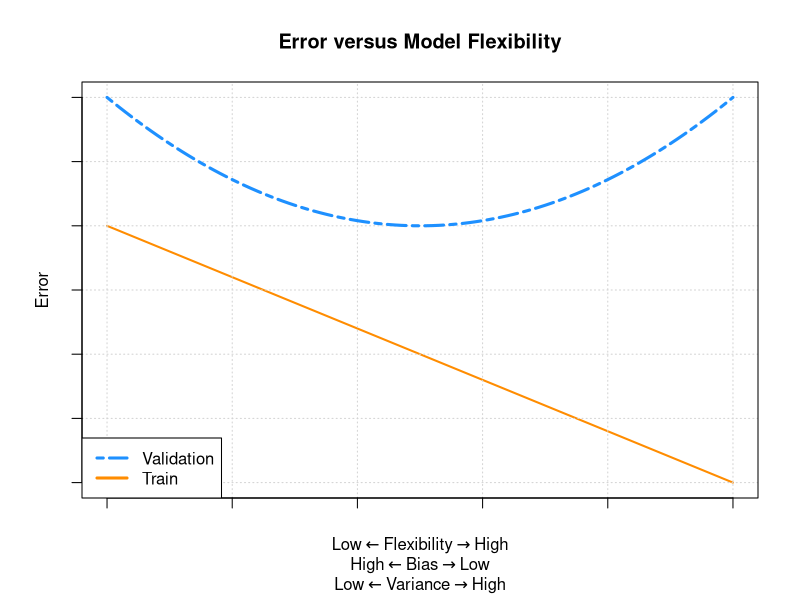
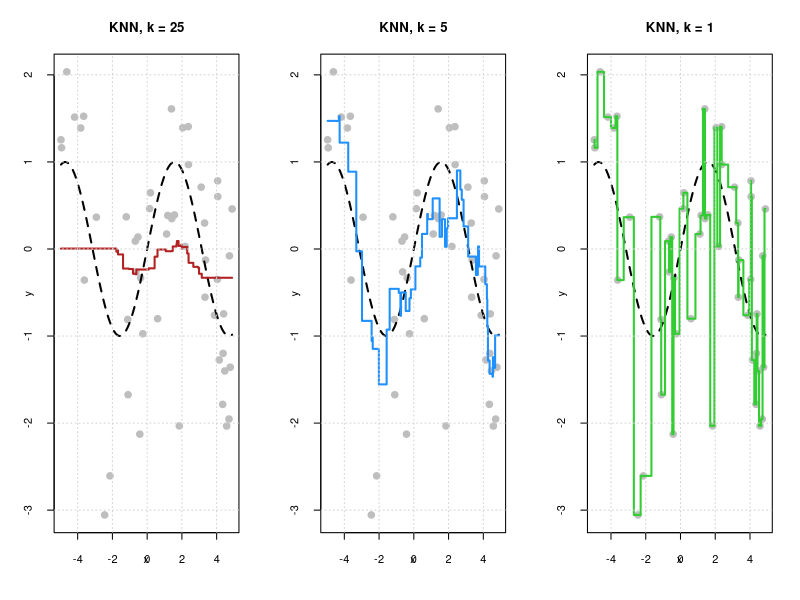
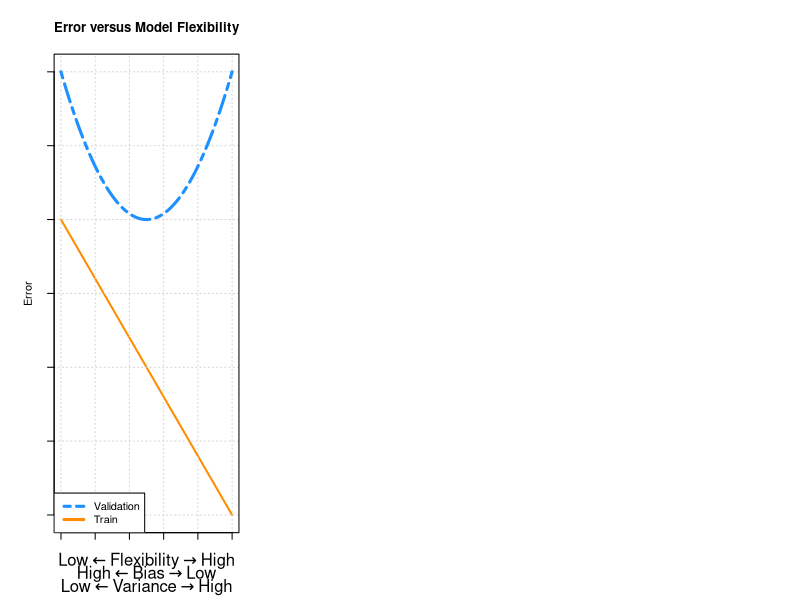

Generate these figures, in order, with R:
## ---- chunk 1
knitr::opts_chunk$set(echo = TRUE, fig.align = "center", cache = TRUE, autodep = TRUE)
## ---- chunk 2
library("tidyverse")
library("caret")
## ---- chunk 3
x = seq(0, 100, by = 0.001)
f = function(x) {
  ((x - 50) / 50) ^ 2 + 2
}
g = function(x) {
  1 - ((x - 50) / 50)
}

par(mgp = c(1.5, 1.5, 0)) 
plot(x, g(x), ylim = c(0, 3), type = "l", lwd = 2,
     ylab = "Error", xlab = "",
     main = "Error versus Model Flexibility", col = "darkorange", 
     axes = FALSE)
grid()
axis(1, labels = FALSE)
axis(2, labels = FALSE)
box()
ylabels = list(bquote("Low" %<-% "Flexibility" %->% "High"), 
               bquote("High" %<-% "Bias" %->% "Low"),
               bquote("Low" %<-% "Variance" %->% "High"))
mtext(do.call(expression, ylabels), side = 1, line = 2:4)
curve(f, lty = 6, col = "dodgerblue", lwd = 3, add = TRUE)
legend("bottomleft", c("Validation", "Train"), lty = c(6, 1), lwd = 3,
       col = c("dodgerblue", "darkorange"))
## ---- chunk 4
gen_slr_data = function(sample_size = 100, mu) {
  x = runif(n = sample_size, min = -5, max = 5)
  y = mu(x) + rnorm(n = sample_size)
  tibble(x, y)
}
## ---- chunk 5
set.seed(42)
sim_slr_data = gen_slr_data(sample_size = 50, mu = sin)
## ---- chunk 6
knn_mod_25 = knnreg(y ~ x, data = sim_slr_data, k = 25)
knn_mod_05 = knnreg(y ~ x, data = sim_slr_data, k = 5)
knn_mod_01 = knnreg(y ~ x, data = sim_slr_data, k = 1)
## ---- chunk 7
par(mfrow = c(1, 3))

plot(sim_slr_data, pch = 20, col = "grey", cex = 2,
     main = "KNN, k = 25")
curve(sin(x), add = TRUE, lwd = 2, lty = 2)
curve(predict(knn_mod_25, tibble(x = x)), 
      col = "firebrick", lwd = 2, lty = 1, add = TRUE, n = 10000)
grid()

plot(sim_slr_data, pch = 20, col = "grey", cex = 2,
     main = "KNN, k = 5")
curve(sin(x), add = TRUE, lwd = 2, lty = 2)
curve(predict(knn_mod_05, tibble(x = x)),
      col = "dodgerblue", lwd = 2, lty = 1, add = TRUE, n = 10000)
grid()

plot(sim_slr_data, pch = 20, col = "grey", cex = 2,
     main = "KNN, k = 1")
curve(sin(x), add = TRUE, lwd = 2, lty = 2)
curve(predict(knn_mod_01, tibble(x = x)),
      col = "limegreen", lwd = 2, lty = 1, add = TRUE, n = 10000)
grid()
## ---- chunk 8
x = seq(0, 100, by = 0.001)
f = function(x) {
  ((x - 50) / 50) ^ 2 + 2
}
g = function(x) {
  1 - ((x - 50) / 50)
}

par(mgp = c(1.5, 1.5, 0)) 
plot(x, g(x), ylim = c(0, 3), type = "l", lwd = 2,
     ylab = "Error", xlab = "",
     main = "Error versus Model Flexibility", col = "darkorange", 
     axes = FALSE)
grid()
axis(1, labels = FALSE)
axis(2, labels = FALSE)
box()
ylabels = list(bquote("Low" %<-% "Flexibility" %->% "High"), 
               bquote("High" %<-% "Bias" %->% "Low"),
               bquote("Low" %<-% "Variance" %->% "High"))
mtext(do.call(expression, ylabels), side = 1, line = 2:4)
curve(f, lty = 6, col = "dodgerblue", lwd = 3, add = TRUE)
legend("bottomleft", c("Validation", "Train"), lty = c(6, 1), lwd = 3,
       col = c("dodgerblue", "darkorange"))
